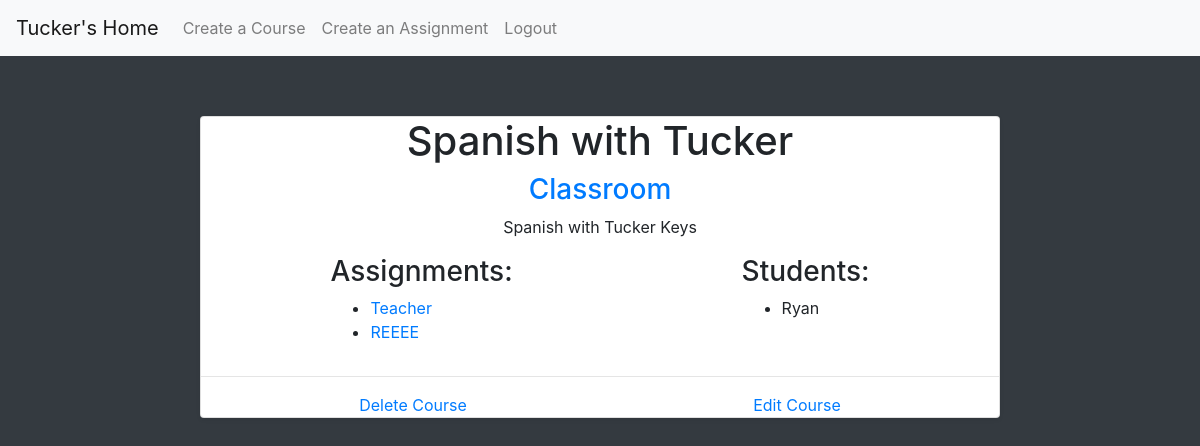
Page /course/teachertestspanish/ (signed in) on the committed database.
### landing_page/models.py (models this page shows, shortened)
class Course(models.Model):
    name = models.CharField(max_length=50, unique=True)
    description = models.CharField(max_length=200, blank=True)
    teacher = models.ForeignKey(Teacher, null=True, on_delete=models.SET_NULL)
    students = models.ManyToManyField(Student)
    assignments = models.ManyToManyField(Assignment)
    zoom = models.URLField(max_length=200)
    pub_date = models.DateTimeField(auto_now_add=True, blank=True)
    slug = models.SlugField(unique=True, editable=False)
    def __str__(self):
        return self.name

class Teacher(models.Model):
    user = models.OneToOneField(User, on_delete=models.CASCADE)
    drive = models.URLField(max_length=50, blank=False)

class Assignment(models.Model):
    name = models.CharField(max_length=50)
    document = models.FileField(null=True, blank=False)
    pub_date = models.DateTimeField(
        auto_now_add=True, blank=False, editable=False)
    slug = models.CharField(max_length=50, unique=True,
                            blank=True, editable=False)

class Student(models.Model):
    user = models.OneToOneField(User, on_delete=models.CASCADE)
    drive = models.URLField(max_length=50, blank=False)

### landing_page/views.py (the view)
# urls.py: path('course/<str:slug>/', views.DetailView.as_view(), name='detail'),
class DetailView(LoginRequiredMixin, generic.DetailView):
    model = Course
    template_name = 'landing_page/detail.html'
    def get_queryset(self):
        return Course.objects.filter(pub_date__lte=timezone.now())

### templates/landing_page/detail.html
{% extends 'base.html' %} {% load static%} {% block content %}
<div class="container d-flex justify-content-center" style="padding-top: 5%;">
  <div class="card mb-4 shadow-sm" style="width: 50rem;">
    <h1 style="text-align: center;">
      {{course}} with {{course.teacher.user.first_name}}
    </h1>
    <a style="text-align: center;" href="{{course.zoom}}"><h3>Classroom</h3></a>
    <p style="text-align: center;">{{course.description}}</p>
    <div class="container d-flex justify-content-around">
      <div class="column">
        <h3>Assignments:</h3>
        <ul>
          {% for assignment in course.assignments.all %}
          <li>
            <a href="{% url 'landing_page:assignment-detail' assignment.slug %}"
              >{{assignment.name}}</a
            >
          </li>
          {% endfor %}
        </ul>
      </div>
      <div class="column">
        <h3>Students:</h3>
        <ul>
          {% for student in course.students.all %}
          <li>{{student.user.first_name}}</li>
          {% endfor %}
        </ul>
      </div>
    </div>
    <hr />
    <div class="container d-flex justify-content-around">
      <a href="{% url 'landing_page:delete-course' course.slug %}"
        >Delete Course</a
      >
      <a href="{% url 'landing_page:edit-course' course.slug %}">Edit Course</a>
    </div>
  </div>
</div>
{% endblock %}

### templates/base.html (shortened to what this page needs)
<!DOCTYPE html>
{% load static %}
<html lang="en">
  <head>
    <link
      rel="stylesheet"
      type="text/css"
      href="{% static 'css/style.css' %}"
    />
    <link
      rel="stylesheet"
      href="https://stackpath.bootstrapcdn.com/bootstrap/4.5.0/css/bootstrap.min.css"
    />
  </head>
  <body class="bg-dark">
    <nav class="navbar navbar-expand-lg navbar-light bg-light">
      {% if user.is_authenticated %}
      <a class="navbar-brand" href="{% url 'landing_page:index' %}"
        >{{user.first_name}}'s Home</a
      >
      <div class="collapse navbar-collapse" id="navbarNav">
        <ul class="navbar-nav">
          <li class="nav-item">
            <a class="nav-link" href="{% url 'landing_page:create-course'%}"
              >Create a Course</a
            >
          </li>
          <li class="nav-item">
            <a class="nav-link" href="{% url 'landing_page:create-assignment'%}"
              >Create an Assignment</a
            >
          </li>
          <li class="nav-item">
            <a class="nav-link" href="{% url 'logout'%}">Logout</a>
          </li>
        </ul>
      </div>
      {% else %}
      <a class="navbar-brand" href="{% url 'landing_page:index' %}"
        >Student Portal</a
      >
      {% endif %}
    </nav>
    {% block content %} {% endblock %}
  </body>
</html>

### rows in the picture
Course: name "Spanish", teacher.user.first_name "Tucker", description "Spanish with Tucker Keys"
Assignment: name "Teacher"
Assignment: name "REEEE"
Student: user.first_name "Ryan"

### other values in the picture
{{ user.first_name }} "Tucker"
